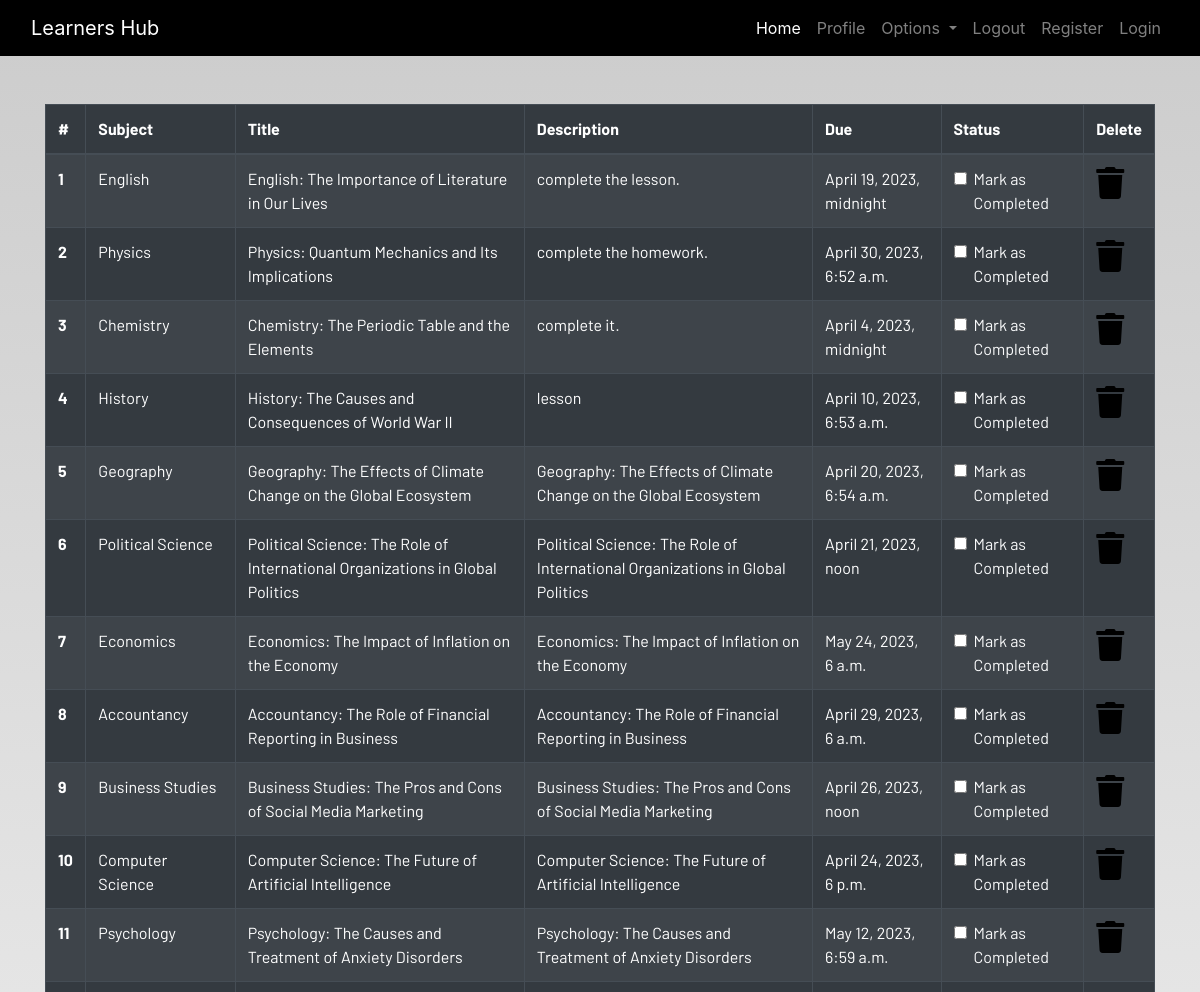
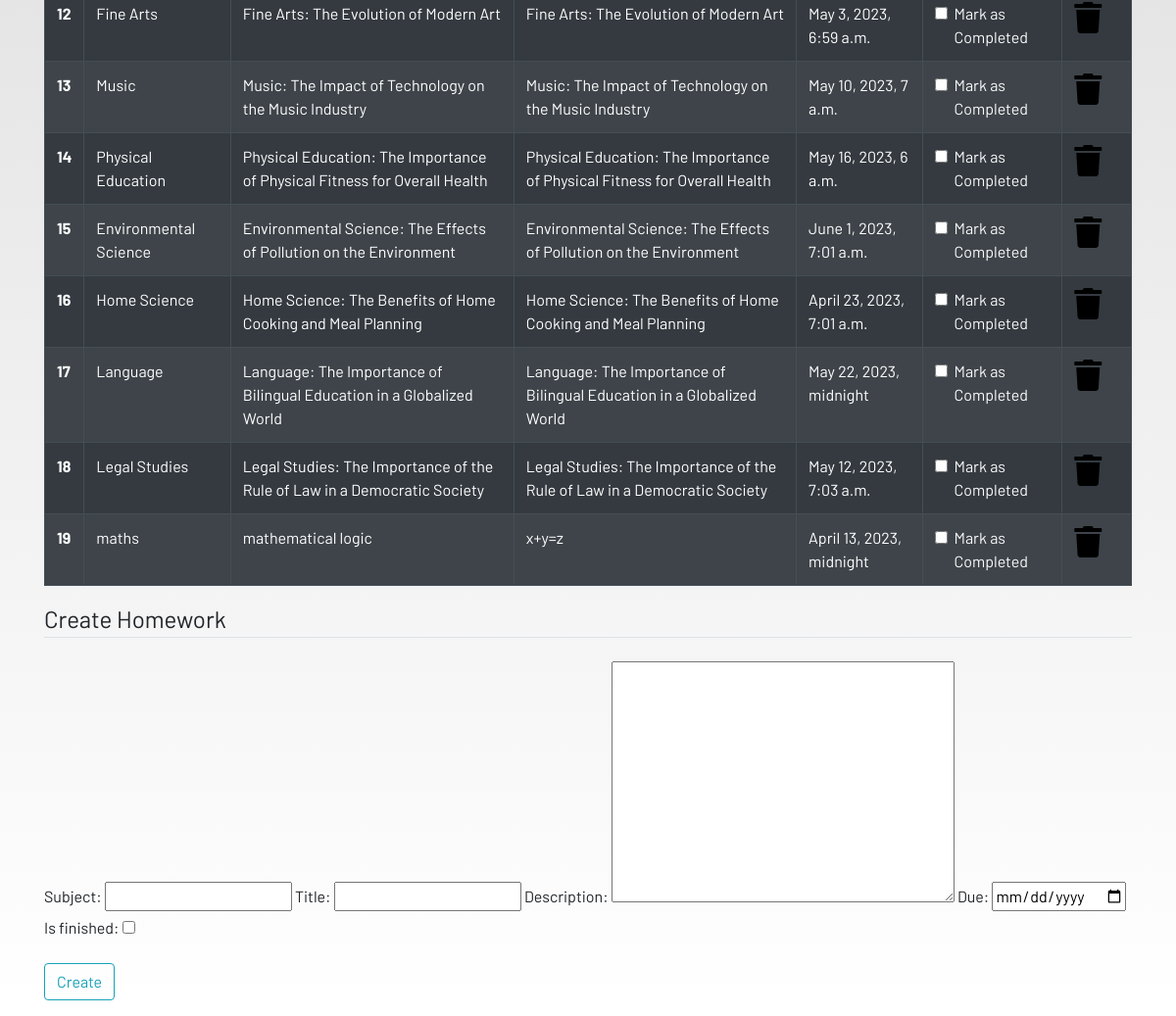
The page /homework (signed in) on the database its author committed (2 pictures, top to bottom).
### dashboard/models.py (models this page shows, shortened)
class Homework(models.Model):
	user = models.ForeignKey(User, on_delete=models.CASCADE)
	subject = models.CharField(max_length=50)
	title = models.CharField(max_length=100)
	description = models.TextField()
	due = models.DateTimeField()
	is_finished = models.BooleanField(default= False)

### dashboard/views.py (the view)
# urls.py: path('homework',views.homework , name="homework"),
def homework(request):
	if request.method == "POST":
		form=HomeworkForm(request.POST)
		if form.is_valid():
			try:
				finished=request.POST['is_finished']
				if finished == 'on':
					finished = True
				else:
					finished = False
			except:
				finished = False
			homeworks = Homework(
				user=request.user,
				subject=request.POST['subject'],
				title=request.POST['title'],
				description=request.POST['description'],
				due=request.POST['due'],
				is_finished = finished
			)
			homeworks.save()
			messages.success(request, f'Homework Added from {request.user.username}!!')
	else:
			form=HomeworkForm()
	homework = Homework.objects.filter(user=request.user.id)
	if len(homework) == 0:
		homework_done = True
	else:
		homework_done = False
	context = {
			'homeworks':homework,
			'homework_done':homework_done,
			'form':form,
		}
	return render(request,'dashboard/homework.html',context)

### dashboard/forms.py
class HomeworkForm(forms.ModelForm):
    class Meta:
        model = Homework
        widgets = {'due':DateInput()}
        fields = ['subject', 'title', 'description', 'due','is_finished']

### dashboard/templates/dashboard/homework.html (shortened to what this page needs)
{% extends 'dashboard/base.html' %}
{% load static %}
{% block content %}
<div class="container">
    {% if not homework_done %}
    <table class="table table-striped table-bordered table-hover table-dark">
        <thead>
            <tr>
                <th scope="col">#</th>
                <th scope="col">Subject</th>
                <th scope="col">Title</th>
                <th scope="col">Description</th>
                <th scope="col">Due</th>
                <th scope="col">Status</th>
                <th scope="col">Delete</th>
            </tr>
        </thead>
        <tbody>
            {% for homework in homeworks %}
            <tr>
                <th scope="row">{{forloop.counter}}</th>
                <td>{{homework.subject}}</td>
                <td>{{homework.title}}</td>
                <td>{{homework.description}}</td>
                <td>{{homework.due}}</td>
                <td>
                    <a href="#">
                        <div class="form-check">
                            {% if homework.is_finished == True %}
                            <input class="form-check-input" type="checkbox" value="" checked>
                            {% else %}
                            <input class="form-check-input" type="checkbox" value="">
                            {% endif%}
                            <label class="form-check-label text-light" for="flexCheckDefault">
                                Mark as Completed
                            </label>
                        </div>
                    </a>
                </td>
                <td><a href="{% url 'delete-homework' homework.id %}"><i class="fa fa-trash fa-2x"></i></a></td>
            </tr>
            {% endfor %}
        </tbody>
    </table>
    {% else %}
    <h4>All homeworks are completed!! Create to have more!!</h4>
    {% endif %}
</div>
<div class=" container">
    <form method="POST">
        <fieldset class="form-group">
            <legend class="border-bottom mb-4">Create Homework</legend>
            {{form}}
        </fieldset>
        <div class="form-group">
            <button href="" class="btn btn-outline-info" type="submit">
                Create
            </button>
        </div>
    </form>
</div>
{% endblock content %}

### static/css/main.css (style rules this page uses)
html { scroll-behavior: smooth; height: 100%; width: 100%; }
a { text-decoration: none !important; color: black; }
html, body { max-width: 100%; overflow-x: hidden; height: 100%; width: 100%; }
body { background: linear-gradient(rgba(0, 0, 0, 0.2), rgba(255, 255, 255, 0.5)); overflow-x: hidden; background-repeat: no-repeat; }
.fa { color: black; }

### rows shown on the page
Homework: subject "English", title "English: The Importance of Literature in Our Lives", description "complete the lesson.", due "April 19, 2023, midnight"
Homework: subject "Physics", title "Physics: Quantum Mechanics and Its Implications", description "complete the homework.", due "April 30, 2023, 6:52 a.m."
Homework: subject "Chemistry", title "Chemistry: The Periodic Table and the Elements", description "complete it.", due "April 4, 2023, midnight"
Homework: subject "History", title "History: The Causes and Consequences of World War II", description "lesson", due "April 10, 2023, 6:53 a.m."
Homework: subject "Geography", title "Geography: The Effects of Climate Change on the Global Ecosystem", description "Geography: The Effects of Climate Change on the Global Ecosystem", due "April 20, 2023, 6:54 a.m."
Homework: subject "Political Science", title "Political Science: The Role of International Organizations in Global Politics", description "Political Science: The Role of International Organizations in Global Politics", due "April 21, 2023, noon"
Homework: subject "Economics", title "Economics: The Impact of Inflation on the Economy", description "Economics: The Impact of Inflation on the Economy", due "May 24, 2023, 6 a.m."
Homework: subject "Accountancy", title "Accountancy: The Role of Financial Reporting in Business", description "Accountancy: The Role of Financial Reporting in Business", due "April 29, 2023, 6 a.m."
Homework: subject "Business Studies", title "Business Studies: The Pros and Cons of Social Media Marketing", description "Business Studies: The Pros and Cons of Social Media Marketing", due "April 26, 2023, noon"
Homework: subject "Computer Science", title "Computer Science: The Future of Artificial Intelligence", description "Computer Science: The Future of Artificial Intelligence", due "April 24, 2023, 6 p.m."
Homework: subject "Psychology", title "Psychology: The Causes and Treatment of Anxiety Disorders", description "Psychology: The Causes and Treatment of Anxiety Disorders", due "May 12, 2023, 6:59 a.m."
Homework: subject "Fine Arts", title "Fine Arts: The Evolution of Modern Art", description "Fine Arts: The Evolution of Modern Art", due "May 3, 2023, 6:59 a.m."
Homework: subject "Music", title "Music: The Impact of Technology on the Music Industry", description "Music: The Impact of Technology on the Music Industry", due "May 10, 2023, 7 a.m."
Homework: subject "Physical Education", title "Physical Education: The Importance of Physical Fitness for Overall Health", description "Physical Education: The Importance of Physical Fitness for Overall Health", due "May 16, 2023, 6 a.m."
Homework: subject "Environmental Science", title "Environmental Science: The Effects of Pollution on the Environment", description "Environmental Science: The Effects of Pollution on the Environment", due "June 1, 2023, 7:01 a.m."
Homework: subject "Home Science", title "Home Science: The Benefits of Home Cooking and Meal Planning", description "Home Science: The Benefits of Home Cooking and Meal Planning", due "April 23, 2023, 7:01 a.m."
Homework: subject "Language", title "Language: The Importance of Bilingual Education in a Globalized World", description "Language: The Importance of Bilingual Education in a Globalized World", due "May 22, 2023, midnight"
Homework: subject "Legal Studies", title "Legal Studies: The Importance of the Rule of Law in a Democratic Society", description "Legal Studies: The Importance of the Rule of Law in a Democratic Society", due "May 12, 2023, 7:03 a.m."
Homework: subject "maths", title "mathematical logic", description "x+y=z", due "April 13, 2023, midnight"
